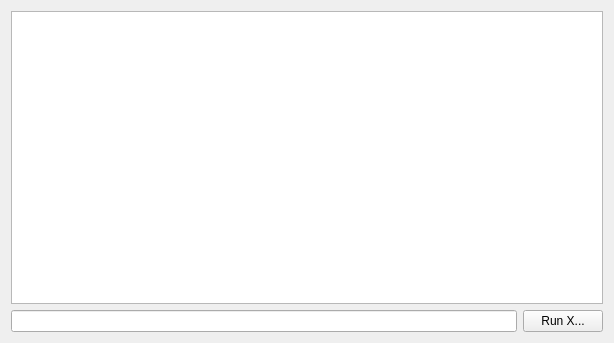
<?xml version="1.0" encoding="UTF-8"?>
<ui version="4.0">
 <class>Form</class>
 <widget class="QWidget" name="Form">
  <property name="geometry">
   <rect>
    <x>0</x>
    <y>0</y>
    <width>614</width>
    <height>343</height>
   </rect>
  </property>
  <property name="windowTitle">
   <string>Form</string>
  </property>
  <layout class="QGridLayout" name="gridLayout">
   <item row="0" column="0">
    <layout class="QVBoxLayout" name="verticalLayout">
     <item>
      <widget class="QTextEdit" name="textEdit"/>
     </item>
     <item>
      <layout class="QHBoxLayout" name="horizontalLayout">
       <item>
        <widget class="QLineEdit" name="lineEdit"/>
       </item>
       <item>
        <widget class="QPushButton" name="RunPushButton">
         <property name="text">
          <string>Run X...</string>
         </property>
        </widget>
       </item>
      </layout>
     </item>
    </layout>
   </item>
  </layout>
 </widget>
 <resources/>
 <connections/>
</ui>
